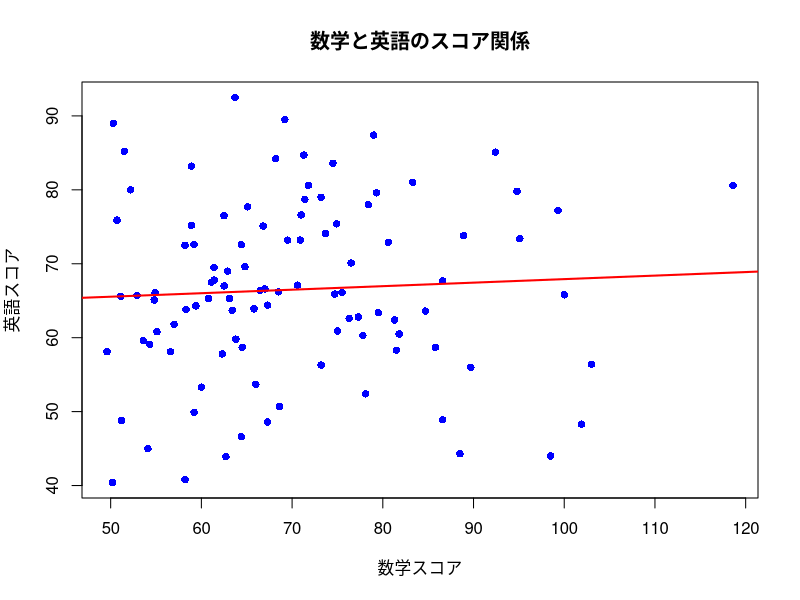
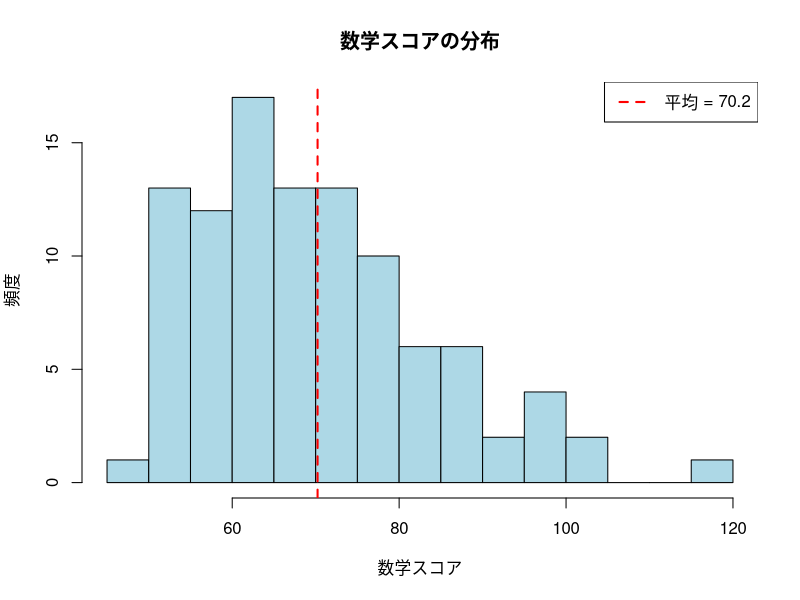
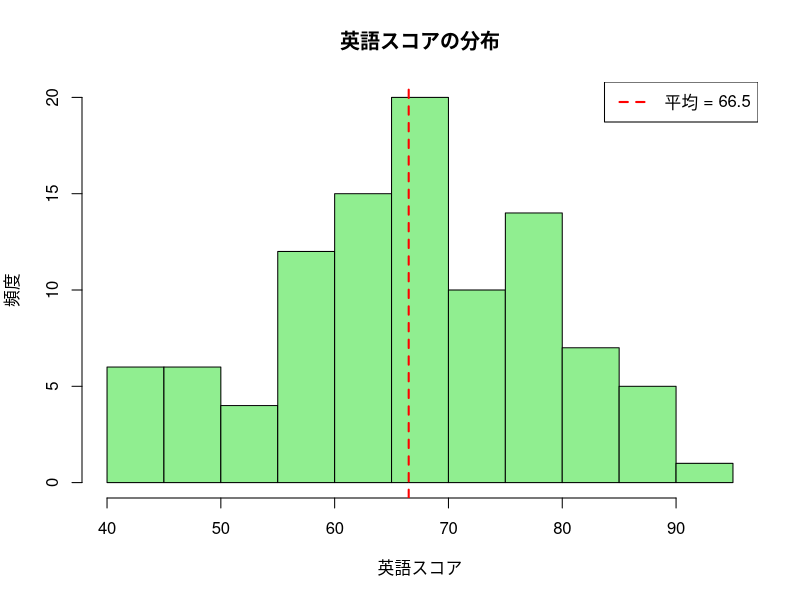
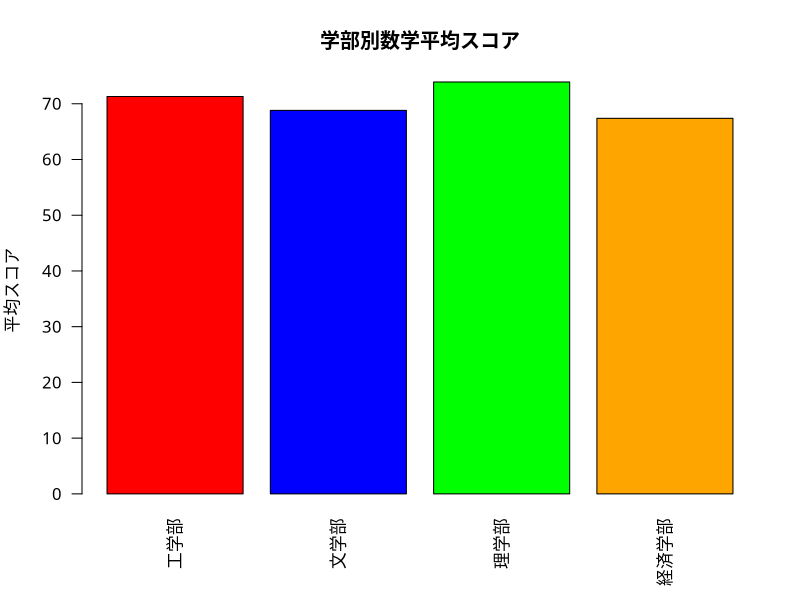
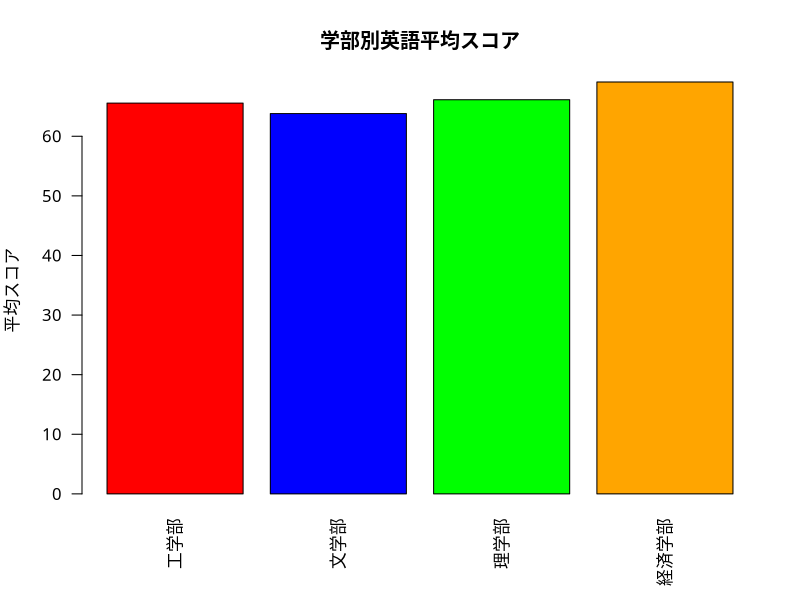
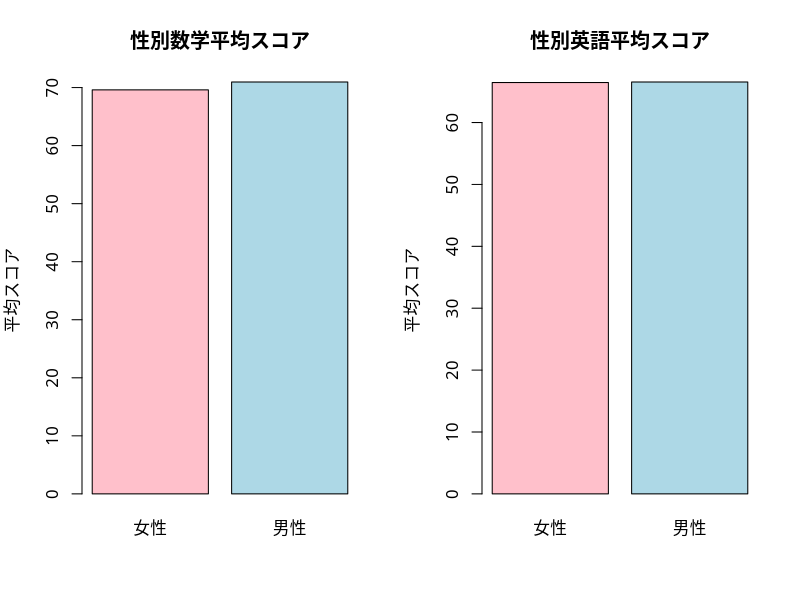

The R source for these figures, in order:
# =====================================
# R基礎演習 - 大学2年生向け
# RStudio Cloud対応版
# =====================================

# 1. 基本的な操作とコンソールの使い方
# =====================================

# Rをコンソールとして使う
print("Rの基礎演習を開始します！")

# 変数への代入
x <- 10
y <- 5
name <- "統計学"

# 変数の表示
x
y
name

# 2. 四則演算
# =====================================

# 基本的な計算
addition <- 10 + 5        # 足し算
subtraction <- 10 - 5     # 引き算
multiplication <- 10 * 5  # 掛け算
division <- 10 / 5        # 割り算
power <- 10^2             # べき乗
remainder <- 10 %% 3      # 余り

# 結果の表示
print(paste("足し算:", addition))
print(paste("引き算:", subtraction))
print(paste("掛け算:", multiplication))
print(paste("割り算:", division))
print(paste("べき乗:", power))
print(paste("余り:", remainder))

# 3. ダミーデータの作成について
# =====================================

# 注意: student_data.csvはすでにリポジトリに含まれています
# 以下のコードは参考として残していますが、実行は不要です

# 乱数シードを設定（結果を再現可能にするため）
# set.seed(123)

# 学生データを作成
# n_students <- 100

# student_data <- data.frame(
#   student_id = 1:n_students,
#   age = sample(18:25, n_students, replace = TRUE),
#   gender = sample(c("男性", "女性"), n_students, replace = TRUE),
#   major = sample(c("経済学部", "工学部", "文学部", "理学部"), n_students, replace = TRUE),
#   math_score = round(rnorm(n_students, mean = 70, sd = 15), 1),
#   english_score = round(rnorm(n_students, mean = 65, sd = 12), 1),
#   study_hours = round(runif(n_students, min = 0, max = 8), 1)
# )

# データの確認
# head(student_data)
# str(student_data)

# CSVファイルとして保存
# write.csv(student_data, "student_data.csv", row.names = FALSE, fileEncoding = "UTF-8")

print("student_data.csvファイルを使用します（すでに用意されています）")

# 4. CSVファイルの読み込み
# =====================================

# CSVファイルを読み込み
data <- read.csv("student_data.csv", fileEncoding = "UTF-8")

# データの基本情報を確認
print("=== データの基本情報 ===")
print(dim(data))  # 行数と列数
print(summary(data))  # 基本統計量

# 5. 基本統計量の計算
# =====================================

print("=== 数学スコアの基本統計量 ===")

# 平均
math_mean <- mean(data$math_score)
print(paste("平均:", math_mean))

# 分散
math_var <- var(data$math_score)
print(paste("分散:", math_var))

# 標準偏差
math_sd <- sd(data$math_score)
print(paste("標準偏差:", math_sd))

# 中央値
math_median <- median(data$math_score)
print(paste("中央値:", math_median))

print("=== 英語スコアの基本統計量 ===")

# 英語スコアについても同様に計算
eng_mean <- mean(data$english_score)
eng_var <- var(data$english_score)
eng_sd <- sd(data$english_score)
eng_median <- median(data$english_score)

print(paste("平均:", eng_mean))
print(paste("分散:", eng_var))
print(paste("標準偏差:", eng_sd))
print(paste("中央値:", eng_median))

# 6. グラフの作成
# =====================================

# 散布図の作成
print("=== 散布図の作成 ===")
plot(data$math_score, data$english_score,
     main = "数学と英語のスコア関係",
     xlab = "数学スコア",
     ylab = "英語スコア",
     col = "blue",
     pch = 16)

# 回帰直線を追加
abline(lm(english_score ~ math_score, data = data), col = "red", lwd = 2)

# ヒストグラムの作成
print("=== ヒストグラムの作成 ===")

# 数学スコアのヒストグラム
hist(data$math_score,
     main = "数学スコアの分布",
     xlab = "数学スコア",
     ylab = "頻度",
     col = "lightblue",
     breaks = 15)

# 平均線を追加
abline(v = math_mean, col = "red", lwd = 2, lty = 2)
legend("topright", legend = paste("平均 =", round(math_mean, 1)), 
       col = "red", lty = 2, lwd = 2)

# 英語スコアのヒストグラム
hist(data$english_score,
     main = "英語スコアの分布",
     xlab = "英語スコア",
     ylab = "頻度",
     col = "lightgreen",
     breaks = 15)

# 平均線を追加
abline(v = eng_mean, col = "red", lwd = 2, lty = 2)
legend("topright", legend = paste("平均 =", round(eng_mean, 1)), 
       col = "red", lty = 2, lwd = 2)

# 7. グループごとの棒グラフ
# =====================================

print("=== グループ別分析 ===")

# 学部別の平均スコア計算
major_math_mean <- aggregate(math_score ~ major, data = data, FUN = mean)
major_eng_mean <- aggregate(english_score ~ major, data = data, FUN = mean)

print("学部別数学平均スコア:")
print(major_math_mean)

print("学部別英語平均スコア:")
print(major_eng_mean)

#日本語表示用
par(family= "HiraKakuProN-W3") #Mac
par(family = "Meiryo") #Windows

# 学部別数学スコア棒グラフ
barplot(major_math_mean$math_score,
        names.arg = major_math_mean$major,
        main = "学部別数学平均スコア",
        ylab = "平均スコア",
        col = c("red", "blue", "green", "orange"),
        las = 2)  # x軸ラベルを縦にする

# 学部別英語スコア棒グラフ
barplot(major_eng_mean$english_score,
        names.arg = major_eng_mean$major,
        main = "学部別英語平均スコア",
        ylab = "平均スコア",
        col = c("red", "blue", "green", "orange"),
        las = 2)

# 性別による比較
gender_math_mean <- aggregate(math_score ~ gender, data = data, FUN = mean)
gender_eng_mean <- aggregate(english_score ~ gender, data = data, FUN = mean)

print("性別数学平均スコア:")
print(gender_math_mean)

print("性別英語平均スコア:")
print(gender_eng_mean)

# 性別比較の棒グラフ
par(mfrow = c(1, 2))  # 1行2列のレイアウト

barplot(gender_math_mean$math_score,
        names.arg = gender_math_mean$gender,
        main = "性別数学平均スコア",
        ylab = "平均スコア",
        col = c("pink", "lightblue"))

barplot(gender_eng_mean$english_score,
        names.arg = gender_eng_mean$gender,
        main = "性別英語平均スコア",
        ylab = "平均スコア",
        col = c("pink", "lightblue"))

par(mfrow = c(1, 1))  # レイアウトをリセット

# 8. 相関係数の計算
# =====================================

print("=== 相関分析 ===")

# 数学と英語スコアの相関係数
correlation_math_eng <- cor(data$math_score, data$english_score)
print(paste("数学と英語スコアの相関係数:", correlation_math_eng))

# 勉強時間と各スコアの相関
correlation_study_math <- cor(data$study_hours, data$math_score)
correlation_study_eng <- cor(data$study_hours, data$english_score)

print(paste("勉強時間と数学スコアの相関係数:", correlation_study_math))
print(paste("勉強時間と英語スコアの相関係数:", correlation_study_eng))

# 相関行列の作成
numeric_data <- data[, c("math_score", "english_score", "study_hours", "age")]
correlation_matrix <- cor(numeric_data)

print("相関行列:")
print(round(correlation_matrix, 3))

# 相関の強さを判定する関数
interpret_correlation <- function(r) {
  abs_r <- abs(r)
  if (abs_r >= 0.7) {
    return("強い相関")
  } else if (abs_r >= 0.4) {
    return("中程度の相関")
  } else if (abs_r >= 0.2) {
    return("弱い相関")
  } else {
    return("ほとんど相関なし")
  }
}

print(paste("数学と英語の相関の強さ:", interpret_correlation(correlation_math_eng)))

# 9. 追加の分析練習
# =====================================

print("=== 追加分析 ===")

# 条件付き統計
high_performers <- data[data$math_score >= 80, ]
print(paste("数学80点以上の学生数:", nrow(high_performers)))
print(paste("高得点者の英語平均スコア:", mean(high_performers$english_score)))

# クロス集計
major_gender_table <- table(data$major, data$gender)
print("学部別性別クロス集計:")
print(major_gender_table)

# 10. まとめとレポート
# =====================================

print("=== 分析結果まとめ ===")
print(paste("総学生数:", nrow(data)))
print(paste("数学平均点:", round(math_mean, 1), "点"))
print(paste("英語平均点:", round(eng_mean, 1), "点"))
print(paste("数学と英語の相関:", round(correlation_math_eng, 3)))
print(paste("最も数学平均の高い学部:", major_math_mean$major[which.max(major_math_mean$math_score)]))

print("演習完了！お疲れさまでした。")

# =====================================
# 練習問題（コメントアウト状態）
# 学生が自分で試すための課題
# =====================================

# 【練習問題1】
# 年齢別の平均スコアを計算してみましょう
# age_math_mean <- aggregate(math_score ~ age, data = data, FUN = mean)

# 【練習問題2】
# 勉強時間が4時間以上の学生だけを抽出してみましょう
# high_study_students <- data[data$study_hours >= 4, ]

# 【練習問題3】
# 数学と英語の合計点を新しい列として追加してみましょう
# data$total_score <- data$math_score + data$english_score

# 【練習問題4】
# 学部別の勉強時間の平均を計算してみましょう
# major_study_mean <- aggregate(study_hours ~ major, data = data, FUN = mean)